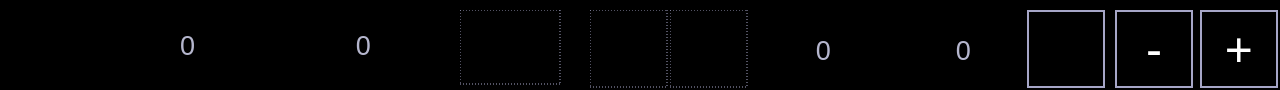
  <widget class="GroupBox" name="groupBox_LegalBar">
   <property name="geometry">
    <rect>
     <x>0</x>
     <y>710</y>
     <width>1280</width>
     <height>90</height>
    </rect>
   </property>
   <property name="styleSheet">
    <string notr="true">*{background:rgb(0,0,0);border:0px}</string>
   </property>
   <widget class="StaticLabel" name="background_LegalBar">
    <property name="geometry">
     <rect>
      <x>0</x>
      <y>5</y>
      <width>1280</width>
      <height>85</height>
     </rect>
    </property>
    <property name="iconId" stdset="0">
     <number>0</number>
    </property>
    <property name="iconNormal" stdset="0">
     <string>../icons/s3p/label/LegalBar.png</string>
    </property>
   </widget>
   <widget class="StaticLabel" name="xrayState">
    <property name="geometry">
     <rect>
      <x>10</x>
      <y>20</y>
      <width>50</width>
      <height>50</height>
     </rect>
    </property>
    <property name="styleSheet">
     <string notr="true">background:transparent</string>
    </property>
    <property name="text">
     <string/>
    </property>
    <property name="iconId" stdset="0">
     <number>10030</number>
    </property>
    <property name="iconNormal" stdset="0">
     <string>../icons/s3p/status/XrayActive000.png</string>
    </property>
   </widget>
   <widget class="StaticLabel" name="thermolState">
    <property name="geometry">
     <rect>
      <x>90</x>
      <y>20</y>
      <width>16</width>
      <height>51</height>
     </rect>
    </property>
    <property name="styleSheet">
     <string notr="true">background:transparent</string>
    </property>
    <property name="text">
     <string/>
    </property>
    <property name="iconId" stdset="0">
     <number>10020</number>
    </property>
    <property name="iconNormal" stdset="0">
     <string>../icons/s3p/status/Temperature001.png</string>
    </property>
   </widget>
   <widget class="IndexButton" name="indexButton_Pulse">
    <property name="geometry">
     <rect>
      <x>460</x>
      <y>10</y>
      <width>101</width>
      <height>75</height>
     </rect>
    </property>
    <property name="styleSheet">
     <string notr="true">QPushButton:enabled:pressed{background:rgb(166,166,199);border-color:rgb(255,255,255); border-width:1px;border-style: dashed}
QPushButton:enabled:!pressed{background:transparent;border-color:rgb(166,166,199); border-width:1px;border-style: dashed;}
QPushButton:!enabled{ background:transparent;}</string>
    </property>
    <property name="buttonId" stdset="0">
     <number>1004</number>
    </property>
    <property name="iconId" stdset="0">
     <number>4241</number>
    </property>
    <property name="textType" stdset="0">
     <string/>
    </property>
   </widget>
   <widget class="IndexButton" name="indexButton_Dose">
    <property name="geometry">
     <rect>
      <x>670</x>
      <y>10</y>
      <width>78</width>
      <height>78</height>
     </rect>
    </property>
    <property name="styleSheet">
     <string notr="true">QPushButton:enabled:pressed{background:rgb(166,166,199);border-color:rgb(255,255,255); border-width:1px;border-style: dashed}
QPushButton:enabled:!pressed{background:transparent;border-color:rgb(166,166,199); border-width:1px;border-style: dashed;}
QPushButton:!enabled{ background:transparent;}</string>
    </property>
    <property name="buttonId" stdset="0">
     <number>1053</number>
    </property>
    <property name="textType" stdset="0">
     <string>../icons/s3p/status/DoseLevel001.png</string>
    </property>
   </widget>
   <widget class="IndexButton" name="indexButton_Tech">
    <property name="geometry">
     <rect>
      <x>1027</x>
      <y>10</y>
      <width>78</width>
      <height>78</height>
     </rect>
    </property>
    <property name="styleSheet">
     <string notr="true">QPushButton:enabled:pressed{background:rgb(166,166,199);border-color:rgb(255,255,255); border-width:2px;border-style: solid}
QPushButton:enabled:!pressed{background:transparent;border-color:rgb(166,166,199); border-width:2px;border-style: solid;}
QPushButton:!enabled{ background:transparent;}</string>
    </property>
    <property name="buttonId" stdset="0">
     <number>1006</number>
    </property>
    <property name="textType" stdset="0">
     <string>../icons/s3p/status/TechLock001.png</string>
    </property>
   </widget>
   <widget class="TrigButton" name="trigButton_kvMinus">
    <property name="geometry">
     <rect>
      <x>1115</x>
      <y>10</y>
      <width>78</width>
      <height>78</height>
     </rect>
    </property>
    <property name="styleSheet">
     <string>QPushButton{font: 36pt;}
QPushButton:enabled:pressed{background:rgb(166,166,199);color:white;border-color:rgb(255,255,255); border-width:2px;border-style: solid}
QPushButton:enabled:!pressed{background:transparent;color:white;border-color:rgb(166,166,199); border-width:2px;border-style: solid;}
QPushButton:!enabled{ background:transparent;color:transparent}</string>
    </property>
    <property name="text">
     <string>-</string>
    </property>
    <property name="buttonId" stdset="0">
     <number>1591</number>
    </property>
    <property name="continuousMode" stdset="0">
     <bool>true</bool>
    </property>
    <property name="iconNormal" stdset="0">
     <string/>
    </property>
   </widget>
   <widget class="TrigButton" name="trigButton_kvPlus">
    <property name="geometry">
     <rect>
      <x>1200</x>
      <y>10</y>
      <width>78</width>
      <height>78</height>
     </rect>
    </property>
    <property name="styleSheet">
     <string notr="true">QPushButton{font: 36pt;}
QPushButton:enabled:pressed{background:rgb(166,166,199);color:white;border-color:rgb(255,255,255); border-width:2px;border-style: solid}
QPushButton:enabled:!pressed{background:transparent;color:white;border-color:rgb(166,166,199); border-width:2px;border-style: solid;}
QPushButton:!enabled{ background:transparent;color:transparent}</string>
    </property>
    <property name="text">
     <string>+</string>
    </property>
    <property name="buttonId" stdset="0">
     <number>1592</number>
    </property>
    <property name="continuousMode" stdset="0">
     <bool>true</bool>
    </property>
    <property name="iconNormal" stdset="0">
     <string/>
    </property>
   </widget>
   <widget class="StaticLabel" name="previewAngleValue">
    <property name="geometry">
     <rect>
      <x>180</x>
      <y>20</y>
      <width>71</width>
      <height>51</height>
     </rect>
    </property>
    <property name="font">
     <font>
      <pointsize>20</pointsize>
      <weight>50</weight>
      <italic>false</italic>
      <bold>false</bold>
     </font>
    </property>
    <property name="styleSheet">
     <string notr="true">background:transparent;color:rgb(181,182,205);font:20pt</string>
    </property>
    <property name="text">
     <string>0</string>
    </property>
    <property name="iconId" stdset="0">
     <number>4311</number>
    </property>
   </widget>
   <widget class="StaticLabel" name="staticLabel_Minute">
    <property name="geometry">
     <rect>
      <x>280</x>
      <y>20</y>
      <width>91</width>
      <height>51</height>
     </rect>
    </property>
    <property name="font">
     <font>
      <pointsize>20</pointsize>
      <weight>50</weight>
      <italic>false</italic>
      <bold>false</bold>
     </font>
    </property>
    <property name="styleSheet">
     <string notr="true">background:transparent;color:rgb(181,182,205);font:20pt</string>
    </property>
    <property name="text">
     <string>0</string>
    </property>
    <property name="alignment">
     <set>Qt::AlignRight|Qt::AlignTrailing|Qt::AlignVCenter</set>
    </property>
    <property name="iconId" stdset="0">
     <number>4202</number>
    </property>
   </widget>
   <widget class="StaticLabel" name="staticLabel_KV">
    <property name="geometry">
     <rect>
      <x>760</x>
      <y>25</y>
      <width>71</width>
      <height>51</height>
     </rect>
    </property>
    <property name="font">
     <font>
      <pointsize>20</pointsize>
      <weight>50</weight>
      <italic>false</italic>
      <bold>false</bold>
     </font>
    </property>
    <property name="styleSheet">
     <string notr="true">background:transparent;color:rgb(181,182,205);font:20pt</string>
    </property>
    <property name="text">
     <string>0</string>
    </property>
    <property name="alignment">
     <set>Qt::AlignRight|Qt::AlignTrailing|Qt::AlignVCenter</set>
    </property>
    <property name="iconId" stdset="0">
     <number>4203</number>
    </property>
   </widget>
   <widget class="StaticLabel" name="staticLabel_mAs">
    <property name="geometry">
     <rect>
      <x>880</x>
      <y>25</y>
      <width>91</width>
      <height>51</height>
     </rect>
    </property>
    <property name="font">
     <font>
      <pointsize>20</pointsize>
      <weight>50</weight>
      <italic>false</italic>
      <bold>false</bold>
     </font>
    </property>
    <property name="styleSheet">
     <string notr="true">background:transparent;color:rgb(181,182,205);font:20pt</string>
    </property>
    <property name="text">
     <string>0</string>
    </property>
    <property name="alignment">
     <set>Qt::AlignRight|Qt::AlignTrailing|Qt::AlignVCenter</set>
    </property>
    <property name="iconId" stdset="0">
     <number>4204</number>
    </property>
   </widget>
   <widget class="StaticLabel" name="systemState">
    <property name="geometry">
     <rect>
      <x>0</x>
      <y>0</y>
      <width>1280</width>
      <height>5</height>
     </rect>
    </property>
    <property name="styleSheet">
     <string notr="true">background:transparent</string>
    </property>
    <property name="text">
     <string/>
    </property>
    <property name="iconId" stdset="0">
     <number>5150</number>
    </property>
    <property name="iconNormal" stdset="0">
     <string>../icons/s3p/status/XrayReady001.png</string>
    </property>
   </widget>
   <widget class="IndexButton" name="indexButton_Mag">
    <property name="geometry">
     <rect>
      <x>590</x>
      <y>10</y>
      <width>78</width>
      <height>78</height>
     </rect>
    </property>
    <property name="styleSheet">
     <string notr="true">QPushButton:enabled:pressed{background:rgb(166,166,199);border-color:rgb(255,255,255); border-width:1px;border-style: dashed} QPushButton:enabled:!pressed{background:transparent;border-color:rgb(166,166,199); border-width:1px;border-style: dashed;} QPushButton:!enabled{ background:transparent;}</string>
    </property>
    <property name="buttonId" stdset="0">
     <number>1002</number>
    </property>
    <property name="textType" stdset="0">
     <string>../icons/s3p/status/Mag001.png</string>
    </property>
   </widget>
   <widget class="StaticLabel" name="kvUnit">
    <property name="geometry">
     <rect>
      <x>840</x>
      <y>40</y>
      <width>31</width>
      <height>32</height>
     </rect>
    </property>
    <property name="styleSheet">
     <string notr="true">background:transparent;</string>
    </property>
    <property name="text">
     <string>kV</string>
    </property>
    <property name="iconId" stdset="0">
     <number>4238</number>
    </property>
   </widget>
   <widget class="StaticLabel" name="maUnit">
    <property name="geometry">
     <rect>
      <x>980</x>
      <y>40</y>
      <width>41</width>
      <height>32</height>
     </rect>
    </property>
    <property name="styleSheet">
     <string notr="true">background:transparent;</string>
    </property>
    <property name="text">
     <string>mA</string>
    </property>
    <property name="iconId" stdset="0">
     <number>4240</number>
    </property>
   </widget>
  </widget>
